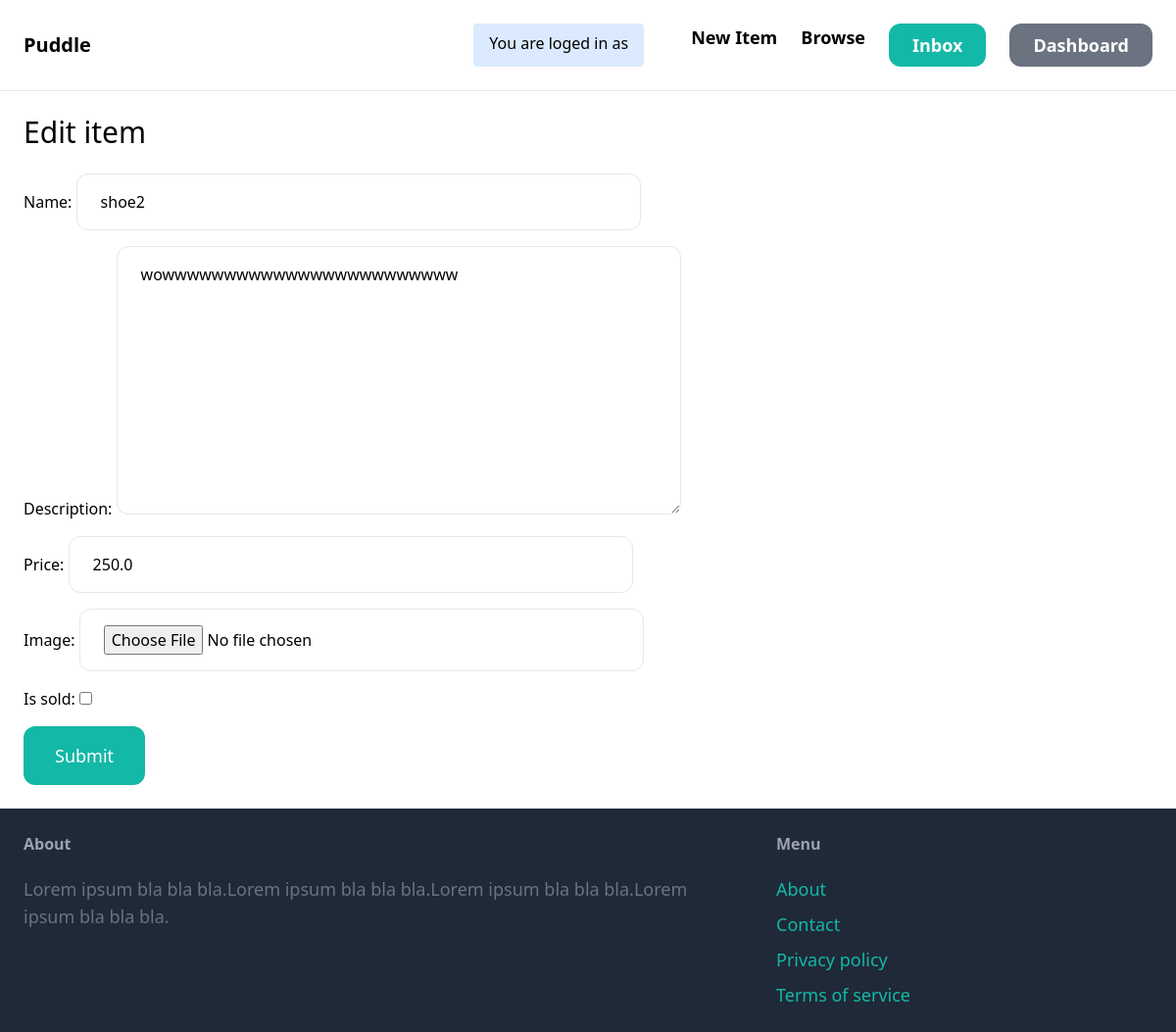
Screenshot of /items/4/edit/ (signed in) with the database file from the repository.
### item/models.py (models this page shows, shortened)
class Item(models.Model):
    category = models.ForeignKey(Category, related_name='items', on_delete=models.CASCADE)
    name = models.CharField(max_length=255)
    description = models.TextField(blank=True, null=True)
    price = models.FloatField()
    image = models.ImageField(upload_to='item_images', blank=True, null=True)
    is_sold = models.BooleanField(default=False)
    created_by = models.ForeignKey(User, related_name='items', on_delete=models.CASCADE)
    created_at = models.DateTimeField(auto_now_add=True)

### item/views.py (the view)
# urls.py: path('<int:pk>/edit/', views.edit, name='edit'),
@login_required
def edit(request, pk):
    item = get_object_or_404(Item, pk=pk, created_by=request.user)
    if request.method == 'POST':
        form=EditItemForm(request.POST, request.FILES, instance=item)
        if form.is_valid():
            form.save()
            return redirect('item:detail', pk=item.id)
    else:
        form = EditItemForm(instance=item)
    return render(request, 'item/form.html',{
        'form': form,
        'title': 'Edit item'
    })

### item/forms.py
class EditItemForm(forms.ModelForm):
    class Meta:
        model = Item
        fields = ('name', 'description', 'price', 'image', 'is_sold')
        widgets = {
            'name': forms.TextInput(attrs={
                'class': INPUT_CLASSES
            }),
            'description': forms.Textarea(attrs={
                'class': INPUT_CLASSES
            }),
            'price': forms.TextInput(attrs={
                'class': INPUT_CLASSES
            }),
            'image': forms.FileInput(attrs={
                'class': INPUT_CLASSES
            }),
        }

### item/templates/item/form.html (shortened to what this page needs)
{% extends 'core/base.html' %}
{% block content %}
<h1 class="mb-6 text-3xl">{{title}}</h1>
<form method="post" action="." enctype="multipart/form-data">
    <div class=" space-y-4">
        {{form.as_p}}
    </div>
    <button class="py-4 px-8 mt-4 text-lg bg-teal-500 hover:bg-teal-700 rounded-xl text-white">Submit</button>
</form>
{% endblock %}

### rows the page displays
Item: name "shoe2", description "wowwwwwwwwwwwwwwwwwwwwwwww", price "250.0"

### other values shown
{{ title }} "Edit item"
